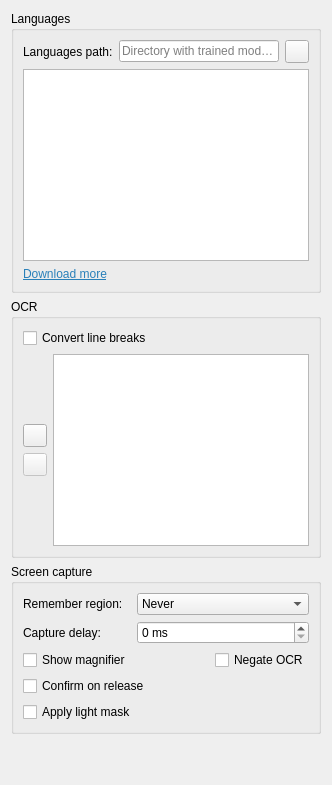
          <widget class="QWidget" name="ocrPage">
           <property name="sizePolicy">
            <sizepolicy hsizetype="Ignored" vsizetype="Ignored">
             <horstretch>0</horstretch>
             <verstretch>0</verstretch>
            </sizepolicy>
           </property>
           <layout class="QVBoxLayout" name="ocrLayout">
            <item>
             <widget class="QGroupBox" name="languagesGroupBox">
              <property name="title">
               <string>Languages</string>
              </property>
              <layout class="QGridLayout" name="ocrLanguagesLayout">
               <item row="1" column="0" colspan="3">
                <widget class="OcrLanguagesListWidget" name="ocrLanguagesListWidget">
                 <property name="toolTip">
                  <string>&lt;html&gt;&lt;head/&gt;&lt;body&gt;&lt;p&gt;Loading additional languages will impact both speed and accuracy, as there is more work to do to decide on the applicable language, and there is more chance of hallucinating incorrect words.&lt;/p&gt;&lt;/body&gt;&lt;/html&gt;</string>
                 </property>
                </widget>
               </item>
               <item row="0" column="0">
                <widget class="QLabel" name="ocrLanguagesPathLabel">
                 <property name="text">
                  <string>Languages path:</string>
                 </property>
                </widget>
               </item>
               <item row="0" column="2">
                <widget class="QToolButton" name="ocrLanguagesPathButton">
                 <property name="accessibleName">
                  <string>Select OCR languages path</string>
                 </property>
                 <property name="toolTip">
                  <string>&lt;html&gt;&lt;head/&gt;&lt;body&gt;&lt;p&gt;Select OCR languages path&lt;/p&gt;&lt;/body&gt;&lt;/html&gt;</string>
                 </property>
                 <property name="icon">
                  <iconset theme="folder"/>
                 </property>
                </widget>
               </item>
               <item row="2" column="0">
                <widget class="QLabel" name="downloadMoreLabel">
                 <property name="toolTip">
                  <string>&lt;html&gt;&lt;head/&gt;&lt;body&gt;&lt;p&gt;Open GitHub repository&lt;/p&gt;&lt;/body&gt;&lt;/html&gt;</string>
                 </property>
                 <property name="text">
                  <string>&lt;html&gt;&lt;head/&gt;&lt;body&gt;&lt;p&gt;&lt;a href=&quot;https://github.com/tesseract-ocr/tessdata&quot;&gt;&lt;span style=&quot; text-decoration: underline; color:#2980b9;&quot;&gt;Download more&lt;/span&gt;&lt;/a&gt;&lt;/p&gt;&lt;/body&gt;&lt;/html&gt;</string>
                 </property>
                 <property name="openExternalLinks">
                  <bool>true</bool>
                 </property>
                </widget>
               </item>
               <item row="0" column="1">
                <widget class="QLineEdit" name="ocrLanguagesPathEdit">
                 <property name="placeholderText">
                  <string>Directory with trained models</string>
                 </property>
                </widget>
               </item>
              </layout>
             </widget>
            </item>
            <item>
             <widget class="QGroupBox" name="ocrParametersGroupBox">
              <property name="title">
               <string notr="true">OCR</string>
              </property>
              <layout class="QVBoxLayout" name="ocrParametersLayout">
               <item>
                <widget class="QCheckBox" name="convertLineBreaksCheckBox">
                 <property name="toolTip">
                  <string>&lt;html&gt;&lt;head/&gt;&lt;body&gt;&lt;p&gt;Replace all single line breaks with a space after text recognition&lt;/p&gt;&lt;/body&gt;&lt;/html&gt;</string>
                 </property>
                 <property name="text">
                  <string>Convert line breaks</string>
                 </property>
                </widget>
               </item>
               <item>
                <layout class="QHBoxLayout" name="tesseractParametersTableHorizontalLayout">
                 <item>
                  <layout class="QVBoxLayout" name="tesseractParametersButtonsVerticalLayout">
                   <item>
                    <spacer name="tesseractParametersButtonsVerticalSpacer1">
                     <property name="orientation">
                      <enum>Qt::Vertical</enum>
                     </property>
                     <property name="sizeHint" stdset="0">
                      <size>
                       <width>0</width>
                       <height>0</height>
                      </size>
                     </property>
                    </spacer>
                   </item>
                   <item>
                    <widget class="QToolButton" name="tesseractParametersAddButton">
                     <property name="accessibleName">
                      <string>Add parameter</string>
                     </property>
                     <property name="icon">
                      <iconset theme="list-add"/>
                     </property>
                    </widget>
                   </item>
                   <item>
                    <widget class="QToolButton" name="tesseractParametersRemoveButton">
                     <property name="accessibleName">
                      <string>Remove parameter</string>
                     </property>
                     <property name="enabled">
                      <bool>false</bool>
                     </property>
                     <property name="icon">
                      <iconset theme="list-remove"/>
                     </property>
                    </widget>
                   </item>
                   <item>
                    <spacer name="tesseractParametersButtonsVerticalSpacer2">
                     <property name="orientation">
                      <enum>Qt::Vertical</enum>
                     </property>
                     <property name="sizeHint" stdset="0">
                      <size>
                       <width>0</width>
                       <height>0</height>
                      </size>
                     </property>
                    </spacer>
                   </item>
                  </layout>
                 </item>
                 <item>
                  <widget class="TesseractParametersTableWidget" name="tesseractParametersTableWidget"/>
                 </item>
                </layout>
               </item>
              </layout>
             </widget>
            </item>
            <item>
             <widget class="QGroupBox" name="screenCaptureGroupBox">
              <property name="title">
               <string>Screen capture</string>
              </property>
              <layout class="QGridLayout" name="gridLayout">
               <item row="0" column="0">
                <widget class="QLabel" name="rememverRegionLabel">
                 <property name="sizePolicy">
                  <sizepolicy hsizetype="Minimum" vsizetype="Minimum">
                   <horstretch>0</horstretch>
                   <verstretch>0</verstretch>
                  </sizepolicy>
                 </property>
                 <property name="text">
                  <string>Remember region:</string>
                 </property>
                </widget>
               </item>
               <item row="0" column="1" colspan="2">
                <widget class="QComboBox" name="rememberRegionComboBox">
                 <property name="toolTip">
                  <string>&lt;html&gt;&lt;head/&gt;&lt;body&gt;&lt;p&gt;When to remember the last selected region&lt;/p&gt;&lt;/body&gt;&lt;/html&gt;</string>
                 </property>
                 <item>
                  <property name="text">
                   <string>Never</string>
                  </property>
                 </item>
                 <item>
                  <property name="text">
                   <string>Remember last</string>
                  </property>
                 </item>
                 <item>
                  <property name="text">
                   <string>Remember always</string>
                  </property>
                 </item>
                </widget>
               </item>
               <item row="1" column="0">
                <widget class="QLabel" name="captureDelayLabel">
                 <property name="text">
                  <string>Capture delay:</string>
                 </property>
                </widget>
               </item>
               <item row="1" column="1" colspan="2">
                <widget class="QSpinBox" name="captureDelaySpinBox">
                 <property name="toolTip">
                  <string>Delay before screen capture</string>
                 </property>
                 <property name="suffix">
                  <string> ms</string>
                 </property>
                 <property name="maximum">
                  <number>10000</number>
                 </property>
                </widget>
               </item>
               <item row="2" column="0">
                <widget class="QCheckBox" name="showMagnifierCheckBox">
                 <property name="toolTip">
                  <string>&lt;html&gt;&lt;head/&gt;&lt;body&gt;&lt;p&gt;Show a magnifier next to the cursor&lt;/p&gt;&lt;/body&gt;&lt;/html&gt;</string>
                 </property>
                 <property name="text">
                  <string>Show magnifier</string>
                 </property>
                </widget>
               </item>
               <item row="2" column="2">
                <widget class="QCheckBox" name="negateOcrCheckBox">
                 <property name="toolTip">
                  <string>&lt;html&gt;&lt;head/&gt;&lt;body&gt;&lt;p&gt;Negate (invert) the image before OCR. Use for bright text on dark background.&lt;/p&gt;&lt;/body&gt;&lt;/html&gt;</string>
                 </property>
                 <property name="text">
                  <string>Negate OCR</string>
                 </property>
                </widget>
               </item>
               <item row="3" column="0" colspan="2">
                <widget class="QCheckBox" name="confirmOnReleaseCheckBox">
                 <property name="enabled">
                  <bool>true</bool>
                 </property>
                 <property name="toolTip">
                  <string>&lt;html&gt;&lt;head/&gt;&lt;body&gt;&lt;p&gt;Finish capturing the fragment when the mouse button is released&lt;/p&gt;&lt;/body&gt;&lt;/html&gt;</string>
                 </property>
                 <property name="text">
                  <string>Confirm on release</string>
                 </property>
                </widget>
               </item>
               <item row="4" column="0" colspan="2">
                <widget class="QCheckBox" name="applyLightMaskCheckBox">
                 <property name="toolTip">
                  <string>&lt;html&gt;&lt;head/&gt;&lt;body&gt;&lt;p&gt;Apply a slight fog to the unselected part&lt;/p&gt;&lt;/body&gt;&lt;/html&gt;</string>
                 </property>
                 <property name="text">
                  <string>Apply light mask</string>
                 </property>
                </widget>
               </item>
              </layout>
             </widget>
            </item>
            <item>
             <spacer name="ocrSpacer">
              <property name="orientation">
               <enum>Qt::Vertical</enum>
              </property>
              <property name="sizeHint" stdset="0">
               <size>
                <width>20</width>
                <height>40</height>
               </size>
              </property>
             </spacer>
            </item>
           </layout>
          </widget>
